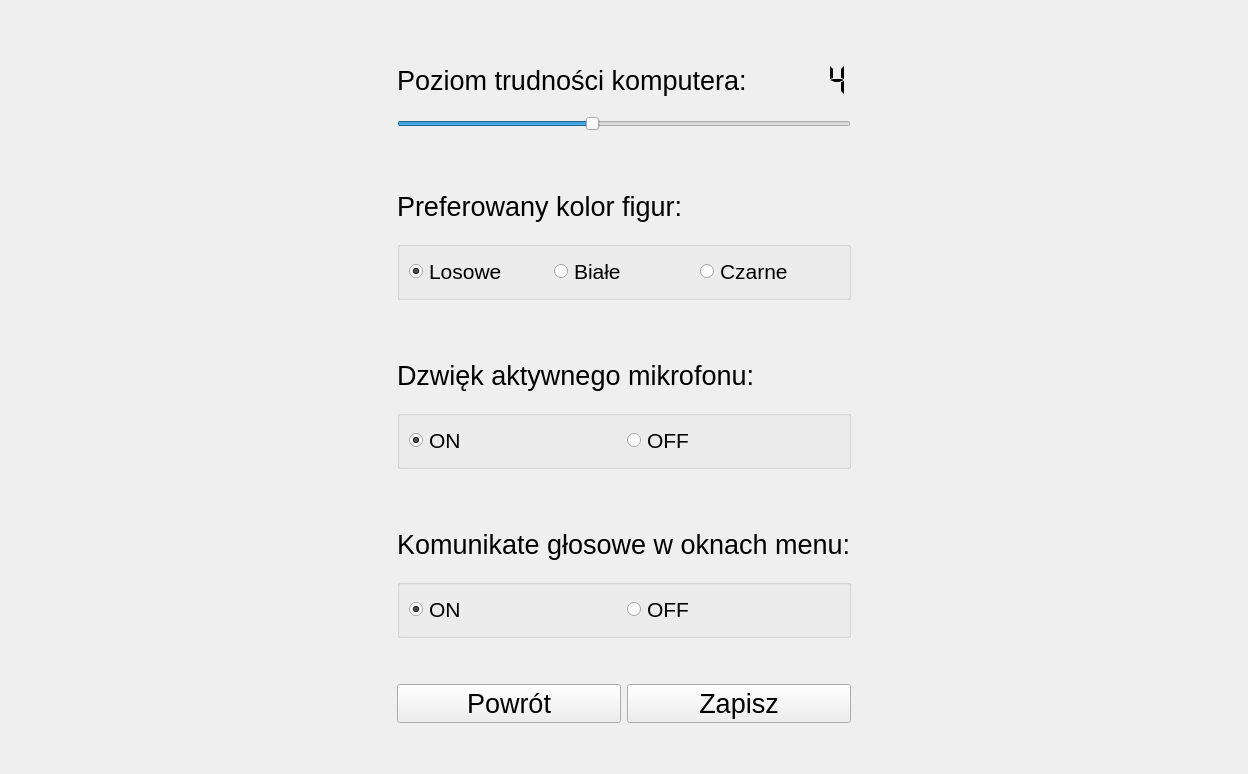
<?xml version="1.0" encoding="UTF-8"?>
<ui version="4.0">
 <class>Form</class>
 <widget class="QWidget" name="Form">
  <property name="geometry">
   <rect>
    <x>0</x>
    <y>0</y>
    <width>1248</width>
    <height>774</height>
   </rect>
  </property>
  <property name="windowTitle">
   <string>Form</string>
  </property>
  <layout class="QGridLayout" name="gridLayout">
   <item row="0" column="0">
    <layout class="QHBoxLayout" name="horizontalLayout">
     <property name="sizeConstraint">
      <enum>QLayout::SetDefaultConstraint</enum>
     </property>
     <item>
      <spacer name="horizontalSpacer_buttonsLeft">
       <property name="orientation">
        <enum>Qt::Horizontal</enum>
       </property>
       <property name="sizeType">
        <enum>QSizePolicy::Expanding</enum>
       </property>
       <property name="sizeHint" stdset="0">
        <size>
         <width>40</width>
         <height>20</height>
        </size>
       </property>
      </spacer>
     </item>
     <item>
      <layout class="QVBoxLayout" name="verticalLayout_buttons">
       <property name="leftMargin">
        <number>100</number>
       </property>
       <property name="rightMargin">
        <number>100</number>
       </property>
       <item>
        <spacer name="verticalSpacer_1">
         <property name="orientation">
          <enum>Qt::Vertical</enum>
         </property>
         <property name="sizeType">
          <enum>QSizePolicy::Minimum</enum>
         </property>
         <property name="sizeHint" stdset="0">
          <size>
           <width>20</width>
           <height>40</height>
          </size>
         </property>
        </spacer>
       </item>
       <item>
        <layout class="QHBoxLayout" name="horizontalLayout_1">
         <item>
          <widget class="QLabel" name="label">
           <property name="font">
            <font>
             <pointsize>20</pointsize>
            </font>
           </property>
           <property name="text">
            <string>Poziom trudności komputera:</string>
           </property>
           <property name="textFormat">
            <enum>Qt::AutoText</enum>
           </property>
          </widget>
         </item>
         <item>
          <widget class="QLCDNumber" name="lcdNumber">
           <property name="maximumSize">
            <size>
             <width>150</width>
             <height>16777215</height>
            </size>
           </property>
           <property name="layoutDirection">
            <enum>Qt::LeftToRight</enum>
           </property>
           <property name="frameShape">
            <enum>QFrame::NoFrame</enum>
           </property>
           <property name="segmentStyle">
            <enum>QLCDNumber::Flat</enum>
           </property>
           <property name="intValue" stdset="0">
            <number>4</number>
           </property>
          </widget>
         </item>
        </layout>
       </item>
       <item>
        <widget class="QSlider" name="horizontalSlider_stockfish_lvl">
         <property name="minimum">
          <number>1</number>
         </property>
         <property name="maximum">
          <number>8</number>
         </property>
         <property name="value">
          <number>4</number>
         </property>
         <property name="orientation">
          <enum>Qt::Horizontal</enum>
         </property>
        </widget>
       </item>
       <item>
        <spacer name="verticalSpacer_2">
         <property name="orientation">
          <enum>Qt::Vertical</enum>
         </property>
         <property name="sizeType">
          <enum>QSizePolicy::Minimum</enum>
         </property>
         <property name="sizeHint" stdset="0">
          <size>
           <width>20</width>
           <height>40</height>
          </size>
         </property>
        </spacer>
       </item>
       <item>
        <widget class="QLabel" name="label_2">
         <property name="font">
          <font>
           <pointsize>20</pointsize>
          </font>
         </property>
         <property name="text">
          <string>Preferowany kolor figur:</string>
         </property>
         <property name="textFormat">
          <enum>Qt::AutoText</enum>
         </property>
        </widget>
       </item>
       <item>
        <widget class="QGroupBox" name="horizontalGroupBox">
         <layout class="QHBoxLayout" name="horizontalLayout_2">
          <item>
           <widget class="QRadioButton" name="radioButton_random">
            <property name="font">
             <font>
              <pointsize>16</pointsize>
             </font>
            </property>
            <property name="text">
             <string>Losowe</string>
            </property>
            <property name="checked">
             <bool>true</bool>
            </property>
           </widget>
          </item>
          <item>
           <widget class="QRadioButton" name="radioButton_white">
            <property name="font">
             <font>
              <pointsize>16</pointsize>
             </font>
            </property>
            <property name="text">
             <string>Białe</string>
            </property>
           </widget>
          </item>
          <item>
           <widget class="QRadioButton" name="radioButton_black">
            <property name="font">
             <font>
              <pointsize>16</pointsize>
             </font>
            </property>
            <property name="text">
             <string>Czarne</string>
            </property>
            <property name="iconSize">
             <size>
              <width>40</width>
              <height>40</height>
             </size>
            </property>
           </widget>
          </item>
         </layout>
        </widget>
       </item>
       <item>
        <spacer name="verticalSpacer_3">
         <property name="orientation">
          <enum>Qt::Vertical</enum>
         </property>
         <property name="sizeType">
          <enum>QSizePolicy::Minimum</enum>
         </property>
         <property name="sizeHint" stdset="0">
          <size>
           <width>20</width>
           <height>40</height>
          </size>
         </property>
        </spacer>
       </item>
       <item>
        <widget class="QLabel" name="label_3">
         <property name="font">
          <font>
           <pointsize>20</pointsize>
          </font>
         </property>
         <property name="text">
          <string>Dzwięk aktywnego mikrofonu:</string>
         </property>
         <property name="textFormat">
          <enum>Qt::AutoText</enum>
         </property>
        </widget>
       </item>
       <item>
        <widget class="QGroupBox" name="horizontalGroupBox_2">
         <layout class="QHBoxLayout" name="horizontalLayout_3">
          <item>
           <widget class="QRadioButton" name="radioButton_ping_on">
            <property name="font">
             <font>
              <pointsize>16</pointsize>
             </font>
            </property>
            <property name="text">
             <string>ON</string>
            </property>
            <property name="checked">
             <bool>true</bool>
            </property>
           </widget>
          </item>
          <item>
           <widget class="QRadioButton" name="radioButton_ping_off">
            <property name="font">
             <font>
              <pointsize>16</pointsize>
             </font>
            </property>
            <property name="text">
             <string>OFF</string>
            </property>
           </widget>
          </item>
         </layout>
        </widget>
       </item>
       <item>
        <spacer name="verticalSpacer_4">
         <property name="orientation">
          <enum>Qt::Vertical</enum>
         </property>
         <property name="sizeType">
          <enum>QSizePolicy::Minimum</enum>
         </property>
         <property name="sizeHint" stdset="0">
          <size>
           <width>20</width>
           <height>40</height>
          </size>
         </property>
        </spacer>
       </item>
       <item>
        <widget class="QLabel" name="label_4">
         <property name="font">
          <font>
           <pointsize>20</pointsize>
          </font>
         </property>
         <property name="text">
          <string>Komunikate głosowe w oknach menu:</string>
         </property>
         <property name="textFormat">
          <enum>Qt::AutoText</enum>
         </property>
        </widget>
       </item>
       <item>
        <widget class="QGroupBox" name="horizontalGroupBox_3">
         <layout class="QHBoxLayout" name="horizontalLayout_4">
          <item>
           <widget class="QRadioButton" name="radioButton_info_on">
            <property name="font">
             <font>
              <pointsize>16</pointsize>
             </font>
            </property>
            <property name="text">
             <string>ON</string>
            </property>
            <property name="checked">
             <bool>true</bool>
            </property>
           </widget>
          </item>
          <item>
           <widget class="QRadioButton" name="radioButton_info_off">
            <property name="font">
             <font>
              <pointsize>16</pointsize>
             </font>
            </property>
            <property name="text">
             <string>OFF</string>
            </property>
           </widget>
          </item>
         </layout>
        </widget>
       </item>
       <item>
        <spacer name="verticalSpacer">
         <property name="orientation">
          <enum>Qt::Vertical</enum>
         </property>
         <property name="sizeType">
          <enum>QSizePolicy::Minimum</enum>
         </property>
         <property name="sizeHint" stdset="0">
          <size>
           <width>20</width>
           <height>40</height>
          </size>
         </property>
        </spacer>
       </item>
       <item>
        <layout class="QHBoxLayout" name="horizontalLayout_5">
         <item>
          <widget class="QPushButton" name="pushButton_return">
           <property name="font">
            <font>
             <pointsize>20</pointsize>
            </font>
           </property>
           <property name="text">
            <string>Powrót</string>
           </property>
          </widget>
         </item>
         <item>
          <widget class="QPushButton" name="pushButton_save">
           <property name="font">
            <font>
             <pointsize>20</pointsize>
            </font>
           </property>
           <property name="text">
            <string>Zapisz</string>
           </property>
          </widget>
         </item>
        </layout>
       </item>
       <item>
        <spacer name="verticalSpacer_5">
         <property name="orientation">
          <enum>Qt::Vertical</enum>
         </property>
         <property name="sizeType">
          <enum>QSizePolicy::Minimum</enum>
         </property>
         <property name="sizeHint" stdset="0">
          <size>
           <width>20</width>
           <height>40</height>
          </size>
         </property>
        </spacer>
       </item>
      </layout>
     </item>
     <item>
      <spacer name="horizontalSpacer_buttonsRight">
       <property name="orientation">
        <enum>Qt::Horizontal</enum>
       </property>
       <property name="sizeType">
        <enum>QSizePolicy::Expanding</enum>
       </property>
       <property name="sizeHint" stdset="0">
        <size>
         <width>40</width>
         <height>20</height>
        </size>
       </property>
      </spacer>
     </item>
    </layout>
   </item>
  </layout>
 </widget>
 <resources/>
 <connections>
  <connection>
   <sender>horizontalSlider_stockfish_lvl</sender>
   <signal>valueChanged(int)</signal>
   <receiver>lcdNumber</receiver>
   <slot>display(int)</slot>
   <hints>
    <hint type="sourcelabel">
     <x>600</x>
     <y>135</y>
    </hint>
    <hint type="destinationlabel">
     <x>833</x>
     <y>99</y>
    </hint>
   </hints>
  </connection>
 </connections>
</ui>
